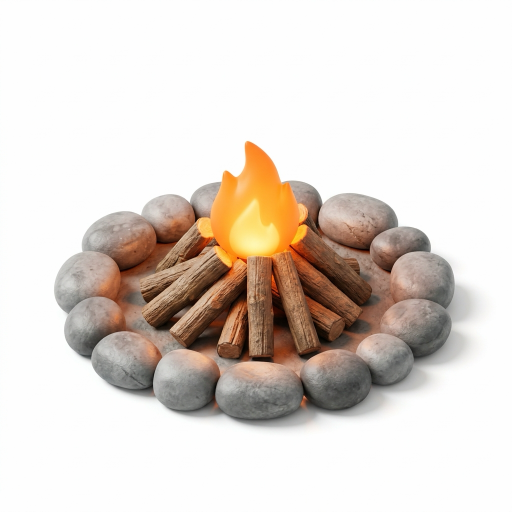
#> input picture tool/stills/campfire_lit.webp, 1024 x 1024 px (shown at 1/2 size)
$ python -i generate_authentic_icons.py   (imports and definitions only)
#> lines starting #> are read from the running program, lines starting #| are printed output that depends on the picture; after the words box and inside, x2 and y2 are one past the last pixel; in counts of white or black regions, pixels touching at a corner belong together
import os, sys, math
import numpy as np
from PIL import Image, ImageDraw, ImageFilter

# Everything is composed on a fixed 720x648 canvas (4x the 180x162 OpenLava size) and only the
# final resize depends on the output size, so LAVA_SCALE=2 yields the 360x324 large-preview variant
# of exactly the same animation.
SCALE = int(os.environ.get("LAVA_SCALE", "1"))
W, H = 180 * SCALE, 162 * SCALE
SS = 4
CANVAS_W = 180 * SS
CANVAS_H = 162 * SS
N_FRAMES = 48

def clean_cutout(img_path, is_flower=False):
    """Cleanly extracts the subject from pure white/near-white backdrop."""
#> called with img_path = 'stills/campfire_lit.webp', is_flower = False
    img = Image.open(img_path).convert('RGB')
#> img is the input picture: PIL image 1024x1024 RGB; mean R, G, B 223.5, 214.5, 207.4
    rgb = np.array(img).astype(np.float32)
    h, w = rgb.shape[:2]
#> h = 1024; w = 1024

    mn = rgb.min(axis=2)
    chroma = rgb.max(axis=2) - mn
    # Background candidates: low chroma, high brightness
    bg_cand = (chroma < 18) & (mn > 225)
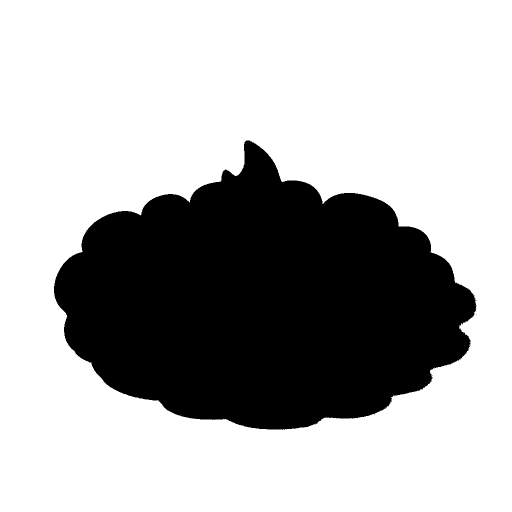
#> bg_cand: shape (1024, 1024) bool (shown at 1/2 size); 69.3% white; 4 black regions (3 under 20 px), largest, box (x1, y1, x2, y2) and area: (108, 281, 953, 860) 321846

    y_coords = np.arange(h)[:, None]
#> y_coords = 1024 values from 0 to 1023
    # For lower half, ground shadow has low chroma and neutral gray tone
    shadow_chroma_thresh = 26 if is_flower else 18
    is_shadow = (y_coords > h * 0.68) & (chroma < shadow_chroma_thresh) & (mn < 253)
#> is_shadow: shape (1024, 1024) bool; 8.2% white; 2098 white regions (2077 under 20 px), largest, box (x1, y1, x2, y2) and area: (130, 697, 975, 875) 80064, (600, 702, 637, 719) 234, (0, 815, 10, 881) 177

    # Flood fill from image boundary seeds
    fill_mask = Image.fromarray(((bg_cand | is_shadow) * 255).astype(np.uint8)).copy()
#> fill_mask: PIL image 1024x1024 L; 75.4% white; 9 black regions (5 under 20 px), largest, box (x1, y1, x2, y2) and area: (108, 281, 953, 771) 256820, (599, 789, 619, 822) 403, (423, 790, 438, 822) 259, (301, 781, 309, 791) 53
    seeds = [(0, 0), (w-1, 0), (0, h-1), (w-1, h-1),
             (w//2, 0), (0, h//2), (w-1, h//2), (w//2, h-1),
             (w//4, 0), (3*w//4, 0), (0, h//4), (w-1, h//4),
             (w//4, h-1), (3*w//4, h-1)]
    for seed in seeds:
        if fill_mask.getpixel(seed) == 255:
            ImageDraw.floodfill(fill_mask, seed, 128)
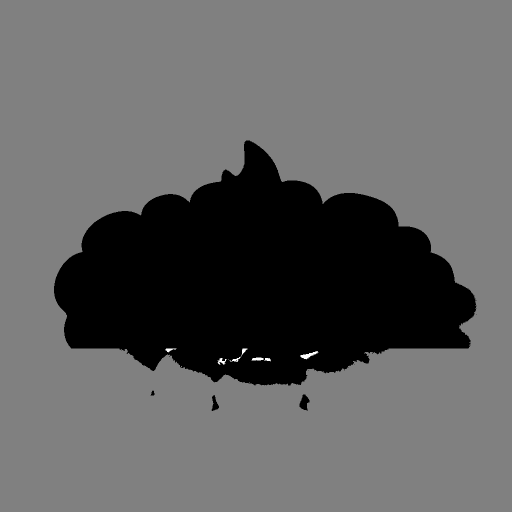
#> fill_mask: PIL image 1024x1024 L (shown at 1/2 size); min 0, max 255, mean 96.7
    bg_total = np.array(fill_mask) == 128

    fg = ~bg_total
    # Retain largest connected component for foreground
    fg_img = Image.fromarray((fg * 255).astype(np.uint8)).copy()
    cy, cx = int(h * 0.45), w // 2
#> cy = 460; cx = 512
    if fg_img.getpixel((cx, cy)) == 255:
        ImageDraw.floodfill(fg_img, (cx, cy), 128)
        clean_fg = np.array(fg_img) == 128
#> clean_fg: shape (1024, 1024) bool; 24.6% white; 1 white region, box (x1, y1, x2, y2) and area: (108, 281, 953, 771) 257601
    else:
        clean_fg = fg

    # Smooth alpha boundary
    alpha_img = Image.fromarray((clean_fg * 255).astype(np.uint8))
    alpha_blur = alpha_img.filter(ImageFilter.GaussianBlur(1.0))
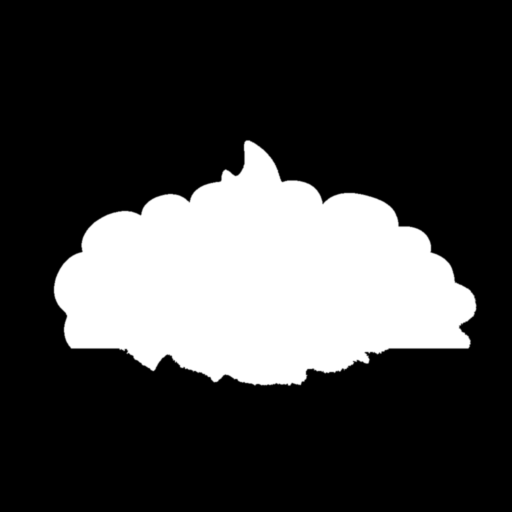
#> alpha_blur: PIL image 1024x1024 L (shown at 1/2 size); min 0, max 255, mean 62.6
    alpha = np.array(alpha_blur).astype(np.float32) / 255.0
    # Clean fringe: zero out any faint alpha noise below 0.05
    alpha[alpha < 0.05] = 0.0
#> alpha: shape (1024, 1024) float32; min 0, max 1, mean 0.246

    # Clean edges: unpremultiply against white backdrop
    out_rgba = np.zeros((h, w, 4), dtype=np.uint8)
    out_rgba[..., :3] = np.clip(rgb, 0, 255).astype(np.uint8)
    out_rgba[..., 3] = np.clip(alpha * 255, 0, 255).astype(np.uint8)
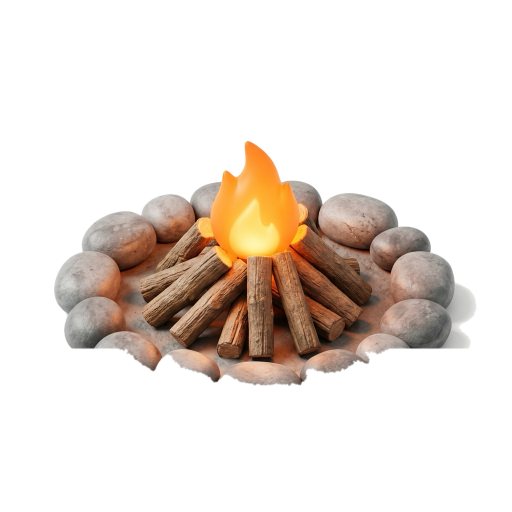
#> out_rgba: shape (1024, 1024, 4) (shown at 1/2 size); mean R, G, B, A 223.5, 214.5, 207.4, 62.6; transparent parts drawn white

    result = Image.fromarray(out_rgba)
    bbox = result.getbbox()
#> bbox = (106, 279, 954, 773)
    return result.crop(bbox)
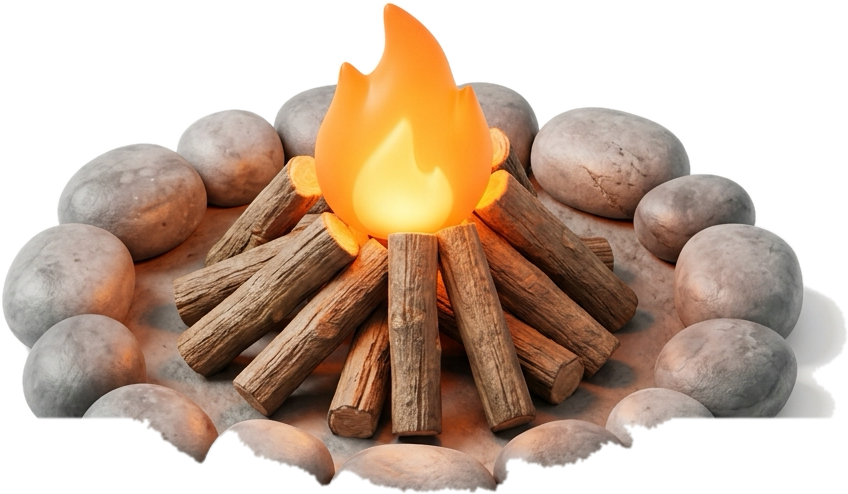
#> returned value: PIL image 848x494 RGBA; mean R, G, B, A 188.4, 165.9, 148.3, 156.8; transparent parts drawn white

def draw_contact_shadow(canvas, cx, base_y, width, height, opacity):
    """Draws a soft, realistic ambient occlusion contact shadow."""
    sw, sh = int(width * 1.5), int(height * 2.2)
    shadow_img = Image.new('RGBA', (sw, sh), (0, 0, 0, 0))
    d = ImageDraw.Draw(shadow_img)

    # Dual-layer contact shadow: tight dark core + diffuse ambient spread
    # Core contact
    d.ellipse([sw//2 - width//2, sh//2 - height//2, sw//2 + width//2, sh//2 + height//2],
              fill=(15, 18, 25, int(210 * opacity)))
    # Ambient falloff
    d.ellipse([sw//2 - int(width*0.8), sh//2 - int(height*0.8), sw//2 + int(width*0.8), sh//2 + int(height*0.8)],
              fill=(20, 22, 30, int(85 * opacity)))

    blurred = shadow_img.filter(ImageFilter.GaussianBlur(height * 0.45))
    canvas.alpha_composite(blurred, (int(cx - sw//2), int(base_y - sh//2)))

def animate_macintosh(src_path, out_dir):
    os.makedirs(out_dir, exist_ok=True)
    cutout = clean_cutout(src_path, is_flower=False)

    # Sizing matched to Airbnb icons: ~95px height on 162 canvas -> 380px at 4x SS
    target_h = 380
    scale = target_h / cutout.height
#> scale = 0.769
    target_w = int(cutout.width * scale)
#> target_w = 652
    scaled = cutout.resize((target_w, target_h), Image.LANCZOS)

    base_x = (CANVAS_W - target_w) // 2
#> base_x = 34
    base_y = (CANVAS_H - target_h) // 2 + 10

    # Scaled screen coordinates (cutout had screen at 274..532, 173..460)
    sx0 = int(274 * scale)
#> sx0 = 210
    sx1 = int(532 * scale)
#> sx1 = 409
    sy0 = int(173 * scale)
#> sy0 = 133
    sy1 = int(460 * scale)
#> sy1 = 353
    sw = sx1 - sx0
#> sw = 199
    sh = sy1 - sy0

    # True scaled eye coordinates on 3D CRT screen
    lx0, lx1 = 175, 189
    ly0, ly1 = 141, 157
    rx0, rx1 = 215, 229
    ry0, ry1 = 131, 145

    # Precompute clean inpainted eye patches for blinking
    scaled_arr = np.array(scaled).copy()
    left_bg = scaled_arr[ly0-3:ly0, lx0:lx1, :3].mean(axis=(0,1)).astype(np.uint8)
#> left_bg = [139, 75, 45]
    right_bg = scaled_arr[ry0-3:ry0, rx0:rx1, :3].mean(axis=(0,1)).astype(np.uint8)
#> right_bg = [214, 166, 111]

    # Left eye closed
    left_closed_arr = scaled_arr[ly0:ly1, lx0:lx1].copy()
    dark_l = left_closed_arr[..., 0] < 205
    left_closed_arr[dark_l, :3] = left_bg
    left_closed_img = Image.fromarray(left_closed_arr)
    ld = ImageDraw.Draw(left_closed_img)
    mid_ly = (ly1 - ly0) // 2
    ld.line([(1, mid_ly + 2), (lx1 - lx0 - 1, mid_ly - 1)], fill=(35, 75, 70, 255), width=2)

    # Right eye closed
    right_closed_arr = scaled_arr[ry0:ry1, rx0:rx1].copy()
    dark_r = right_closed_arr[..., 0] < 205
    right_closed_arr[dark_r, :3] = right_bg
    right_closed_img = Image.fromarray(right_closed_arr)
    rd = ImageDraw.Draw(right_closed_img)
    mid_ry = (ry1 - ry0) // 2
    rd.line([(1, mid_ry + 1), (rx1 - rx0 - 1, mid_ry - 1)], fill=(35, 75, 70, 255), width=2)

    frames = []

    for i in range(N_FRAMES):
        t = i / float(N_FRAMES)
        canvas = Image.new('RGBA', (CANVAS_W, CANVAS_H), (0, 0, 0, 0))

        # 1. Physics / Tactile Float & Settle
        # Smooth hover-bob: rises slightly (frames 12-32), then touches back down
        bob_phase = 2 * math.pi * t
        dy = -int(14 * (1 - math.cos(bob_phase)) / 2) # max 7px rise at 4x (1.75px at 1x)
        yaw_deg = 1.0 * math.sin(bob_phase)

        # Ground contact shadow reacts to height
        shadow_w = int(target_w * 0.76)
        shadow_h = 24
        shadow_op = 0.56 - 0.14 * (-dy / 14.0)
        shadow_cx = CANVAS_W // 2
        shadow_base = base_y + target_h + 2
        draw_contact_shadow(canvas, shadow_cx, shadow_base, shadow_w, shadow_h, shadow_op)

        # 2. Render Macintosh body with expressive Happy Mac face
        body = scaled.copy()

        # Determine blink state:
        # Blink 1 at frames 12..15 (frame 13, 14 fully closed; 12, 15 half)
        # Blink 2 (double blink) at frames 27..29 (frame 28 fully closed)
        blink_closed = (i in (13, 14, 28))
        blink_half = (i in (12, 15, 27, 29))

        if blink_closed:
            body.paste(left_closed_img, (lx0, ly0))
            body.paste(right_closed_img, (rx0, ry0))
        elif blink_half:
            # Blend 50% between open and closed
            blended_l = Image.blend(scaled.crop((lx0, ly0, lx1, ly1)), left_closed_img, 0.55)
            blended_r = Image.blend(scaled.crop((rx0, ry0, rx1, ry1)), right_closed_img, 0.55)
            body.paste(blended_l, (lx0, ly0))
            body.paste(blended_r, (rx0, ry0))

        # Joyful cheeks blush at frames 32..44 with authentic 3D isometric perspective
        if 32 <= i <= 44:
            blush_p = math.sin((i - 32) / 12.0 * math.pi)
            blush_layer = Image.new('RGBA', (target_w, target_h), (0, 0, 0, 0))
            bd = ImageDraw.Draw(blush_layer)

            # Cheeks centered along the screen's 3D isometric tilt:
            # Left cheek: (172, 170), Right cheek: (231, 153)
            # Semi-axes: R_u = 9.0 (along screen plane), R_v = 5.0 (vertical)
            # Screen isometric slope = -0.29
            R_u, R_v = 9.0, 5.0
            iso_slope = -0.29
            for cx, cy in [(172, 170), (231, 153)]:
                for r in range(int(R_u), 0, -1):
                    frac = r / float(R_u)
                    poly = []
                    for deg in range(0, 360, 15):
                        rad = np.radians(deg)
                        u = np.cos(rad) * r
                        v = np.sin(rad) * (R_v * (r / float(R_u)))
                        px = cx + u
                        py = cy + u * iso_slope + v
                        poly.append((px, py))
                    alpha = int(160 * blush_p * (1.0 - frac**1.4))
                    bd.polygon(poly, fill=(255, 125, 155, alpha))

            blush_layer = blush_layer.filter(ImageFilter.GaussianBlur(1.6))
            body.alpha_composite(blush_layer)

        # CRT phosphor breathing pulse
        pulse = 1.0 + 0.04 * math.sin(4 * math.pi * t)

        # Soft CRT scanline beam sweeping down screen
        scan_y = sy0 + int(sh * ((t * 1.5) % 1.0))
        scan_overlay = Image.new('RGBA', (target_w, target_h), (0, 0, 0, 0))
        sd = ImageDraw.Draw(scan_overlay)
        sd.rectangle([sx0, max(sy0, scan_y - 8), sx1, min(sy1, scan_y + 8)],
                     fill=(210, 255, 245, 38))
        scan_overlay = scan_overlay.filter(ImageFilter.GaussianBlur(1.5))
        body.alpha_composite(scan_overlay)

        # 3. Composite body onto canvas with subtle yaw micro-tilt
        if abs(yaw_deg) > 0.05:
            rotated = body.rotate(yaw_deg, resample=Image.BICUBIC, expand=True)
            rx = base_x - (rotated.width - target_w) // 2
            ry = base_y + dy - (rotated.height - target_h) // 2
            canvas.alpha_composite(rotated, (rx, ry))
        else:
            canvas.alpha_composite(body, (base_x, base_y + dy))

        # Downsample 4x -> 180x162 with Lanczos anti-aliasing
        final_frame = canvas.resize((W, H), Image.LANCZOS)
        frame_file = os.path.join(out_dir, f"frame_{i:03d}.png")
        final_frame.save(frame_file)
        frames.append(final_frame)
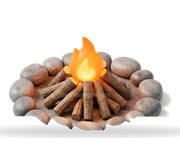
#> final_frame: PIL image 180x162 RGBA; mean R, G, B, A 57.7, 45.7, 36.8, 85.4; transparent parts drawn white
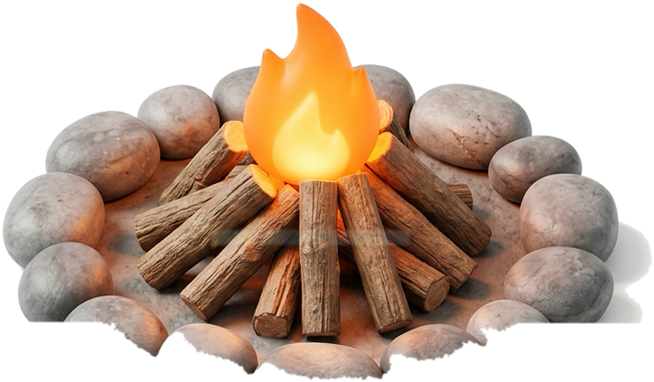
#> rotated: PIL image 654x382 RGBA; mean R, G, B, A 100.3, 78.2, 61, 155.5; transparent parts drawn white
#> after the loop, frames = 48 items

    frames[0].save("/tmp/macintosh_animated.gif", save_all=True, append_images=frames[1:], duration=33, loop=0)
    print(f"Macintosh frames generated successfully: {N_FRAMES} frames")

# [962 lines left out: functions animate_sunflower, animate_lavalamp, animate_campfire, animate_rocket, animate_senna, animate_christmastree, not called in this run]

ANIMATIONS = {
    "macintosh": animate_macintosh,
    "sunflower": animate_sunflower,
    "lavalamp": animate_lavalamp,
    "rocket": animate_rocket,
}

# [5 lines not run here, left out]

>>> result = animate_macintosh('stills/campfire_lit.webp', 'out.png')
